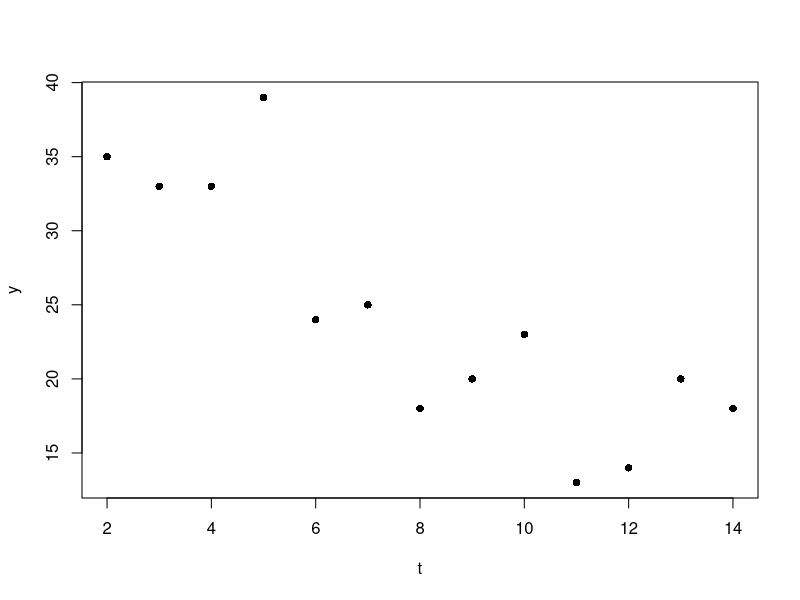
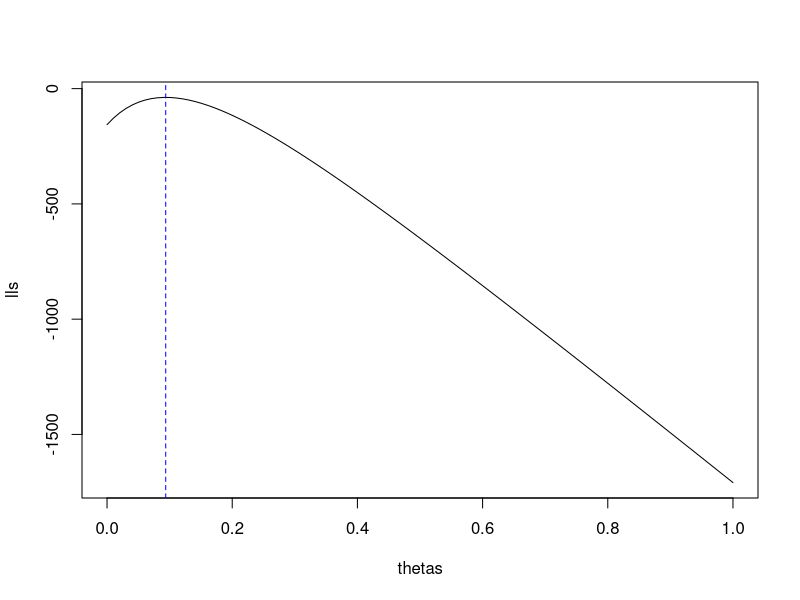

R code for these plots, in order:
rm(list = ls())

t <- seq(2, 14, by = 1)
y <- c(35, 33, 33, 39, 24, 25, 
       18, 20, 23, 13, 14, 20, 18)
plot(t, y, pch = 16)

theta0 <- 1

prod(dpois(y, 50*exp(-theta0*t)))

thetas <- seq(0, 1, length.out = 100)
lls <- rep(NA, length(thetas))
for (i in 1:length(thetas)) {
  lls[i] <- sum(dpois(y, 50*exp(-thetas[i]*t), log = TRUE))
}

ll <- function(theta, y, t) {
  -sum(y*log(50*exp(-theta*t)) - 50*exp(-theta*t)) 
}

opt <- optim(0.2, ll, y = y, t = t)
plot(thetas, lls, type = "l")
abline(v = opt$par, lty = 2, col= "blue")
